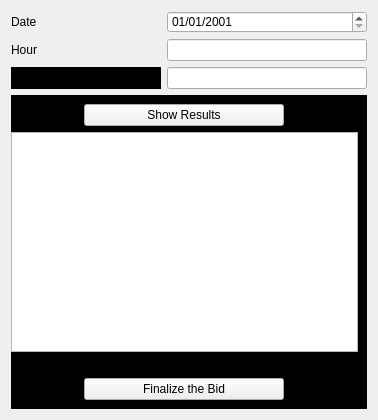
<?xml version="1.0" encoding="UTF-8"?>
<ui version="4.0">
 <class>Form</class>
 <widget class="QWidget" name="Form">
  <property name="geometry">
   <rect>
    <x>0</x>
    <y>0</y>
    <width>378</width>
    <height>420</height>
   </rect>
  </property>
  <property name="windowTitle">
   <string>Form</string>
  </property>
  <property name="styleSheet">
   <string notr="true">#frame,#fr2,#frame_3,#frame_4{border: 0px}
#frame_3,#frame_4,#label_3{background-color: rgb(0,0,0)
}</string>
  </property>
  <layout class="QVBoxLayout" name="verticalLayout_4">
   <item>
    <widget class="QFrame" name="frame">
     <property name="styleSheet">
      <string notr="true">#frame_1{
border:0px}</string>
     </property>
     <property name="frameShape">
      <enum>QFrame::StyledPanel</enum>
     </property>
     <property name="frameShadow">
      <enum>QFrame::Raised</enum>
     </property>
     <layout class="QHBoxLayout" name="horizontalLayout">
      <property name="leftMargin">
       <number>0</number>
      </property>
      <property name="topMargin">
       <number>0</number>
      </property>
      <property name="rightMargin">
       <number>0</number>
      </property>
      <property name="bottomMargin">
       <number>0</number>
      </property>
      <item>
       <widget class="QFrame" name="frame_1">
        <property name="frameShape">
         <enum>QFrame::StyledPanel</enum>
        </property>
        <property name="frameShadow">
         <enum>QFrame::Raised</enum>
        </property>
        <layout class="QVBoxLayout" name="verticalLayout_2">
         <property name="leftMargin">
          <number>0</number>
         </property>
         <property name="topMargin">
          <number>0</number>
         </property>
         <property name="rightMargin">
          <number>0</number>
         </property>
         <property name="bottomMargin">
          <number>0</number>
         </property>
         <item>
          <widget class="QLabel" name="label">
           <property name="text">
            <string>Date</string>
           </property>
          </widget>
         </item>
         <item>
          <widget class="QLabel" name="label_2">
           <property name="text">
            <string>Hour</string>
           </property>
          </widget>
         </item>
         <item>
          <widget class="QLabel" name="label_3">
           <property name="text">
            <string>Power Needed </string>
           </property>
          </widget>
         </item>
        </layout>
       </widget>
      </item>
      <item>
       <widget class="QFrame" name="fr2">
        <property name="maximumSize">
         <size>
          <width>200</width>
          <height>200</height>
         </size>
        </property>
        <property name="frameShape">
         <enum>QFrame::StyledPanel</enum>
        </property>
        <property name="frameShadow">
         <enum>QFrame::Raised</enum>
        </property>
        <layout class="QVBoxLayout" name="verticalLayout_3">
         <property name="leftMargin">
          <number>0</number>
         </property>
         <property name="topMargin">
          <number>0</number>
         </property>
         <property name="rightMargin">
          <number>0</number>
         </property>
         <property name="bottomMargin">
          <number>0</number>
         </property>
         <item>
          <widget class="QDateEdit" name="Date1">
           <property name="sizePolicy">
            <sizepolicy hsizetype="Expanding" vsizetype="Fixed">
             <horstretch>0</horstretch>
             <verstretch>0</verstretch>
            </sizepolicy>
           </property>
           <property name="minimumSize">
            <size>
             <width>200</width>
             <height>0</height>
            </size>
           </property>
           <property name="maximumDateTime">
            <datetime>
             <hour>23</hour>
             <minute>59</minute>
             <second>59</second>
             <year>3000</year>
             <month>12</month>
             <day>31</day>
            </datetime>
           </property>
           <property name="minimumDateTime">
            <datetime>
             <hour>0</hour>
             <minute>0</minute>
             <second>0</second>
             <year>2001</year>
             <month>1</month>
             <day>1</day>
            </datetime>
           </property>
           <property name="displayFormat">
            <string>dd/MM/yyyy</string>
           </property>
           <property name="date">
            <date>
             <year>2001</year>
             <month>1</month>
             <day>1</day>
            </date>
           </property>
          </widget>
         </item>
         <item>
          <widget class="QLineEdit" name="Hour">
           <property name="sizePolicy">
            <sizepolicy hsizetype="Expanding" vsizetype="Fixed">
             <horstretch>30</horstretch>
             <verstretch>0</verstretch>
            </sizepolicy>
           </property>
           <property name="minimumSize">
            <size>
             <width>200</width>
             <height>0</height>
            </size>
           </property>
           <property name="maximumSize">
            <size>
             <width>312321</width>
             <height>16777215</height>
            </size>
           </property>
          </widget>
         </item>
         <item>
          <widget class="QLineEdit" name="Power">
           <property name="maximumSize">
            <size>
             <width>12321</width>
             <height>100</height>
            </size>
           </property>
          </widget>
         </item>
        </layout>
       </widget>
      </item>
     </layout>
    </widget>
   </item>
   <item>
    <widget class="QFrame" name="frame_3">
     <property name="sizePolicy">
      <sizepolicy hsizetype="Preferred" vsizetype="Expanding">
       <horstretch>0</horstretch>
       <verstretch>0</verstretch>
      </sizepolicy>
     </property>
     <property name="frameShape">
      <enum>QFrame::StyledPanel</enum>
     </property>
     <property name="frameShadow">
      <enum>QFrame::Raised</enum>
     </property>
     <layout class="QVBoxLayout" name="verticalLayout">
      <property name="leftMargin">
       <number>0</number>
      </property>
      <item alignment="Qt::AlignHCenter">
       <widget class="QPushButton" name="MakeResult">
        <property name="minimumSize">
         <size>
          <width>200</width>
          <height>0</height>
         </size>
        </property>
        <property name="maximumSize">
         <size>
          <width>200</width>
          <height>16777215</height>
         </size>
        </property>
        <property name="text">
         <string>Show Results</string>
        </property>
       </widget>
      </item>
      <item>
       <widget class="QTableWidget" name="table"/>
      </item>
      <item>
       <widget class="QLabel" name="label_4">
        <property name="styleSheet">
         <string notr="true">#label_4{background-color: rgb(0,0,0)}</string>
        </property>
        <property name="text">
         <string/>
        </property>
       </widget>
      </item>
      <item alignment="Qt::AlignHCenter">
       <widget class="QPushButton" name="pushButton_2">
        <property name="minimumSize">
         <size>
          <width>200</width>
          <height>0</height>
         </size>
        </property>
        <property name="text">
         <string>Finalize the Bid</string>
        </property>
       </widget>
      </item>
     </layout>
    </widget>
   </item>
  </layout>
 </widget>
 <resources/>
 <connections/>
</ui>
